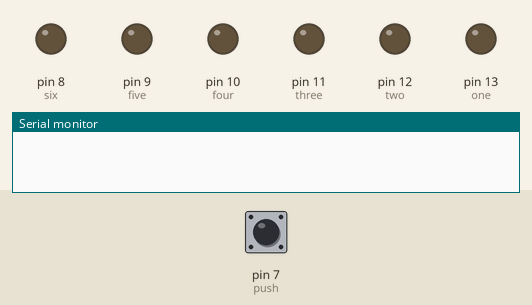
Bench run of a sketch on a simulated Arduino Uno, built with avr-gcc and run on an emulated ATmega328P. Shown: output pins drawn as LEDs (lit = HIGH), the last lines printed to the serial monitor. The test bench sets the inputs (shaded band); at power-on: pin 7 (push) LOW. Random numbers use the default seed unless the sketch sets one.

Above: at 1.2 s.
1.3 s: pin 7 (push) pulled HIGH for 3.2 s
At 5.5 s:
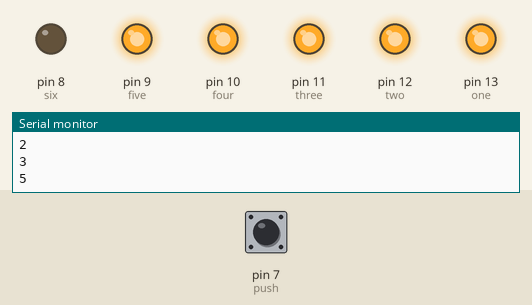
6.0 s: pin 7 (push) pulled HIGH for 0.15 s
At 6.8 s:
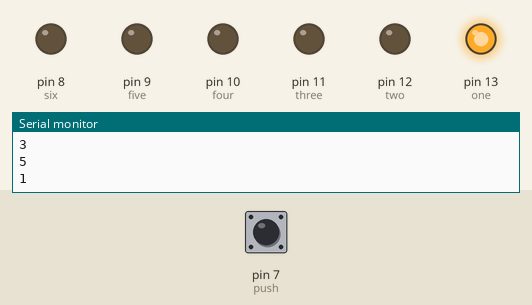
7.6 s: pin 7 (push) pulled HIGH for 3.2 s
At 10.7 s:
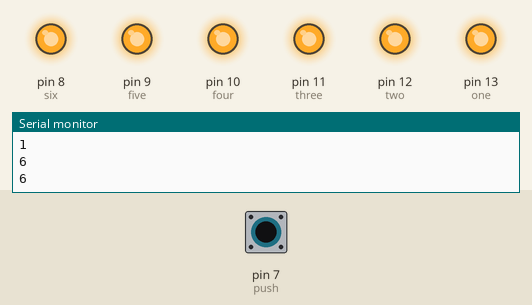
12.3 s: pin 7 (push) pulled HIGH for 3.2 s
At 16.2 s:
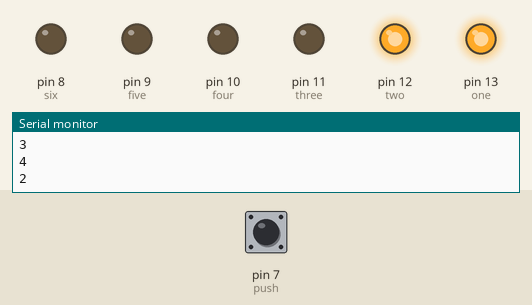
17.0 s: pin 7 (push) pulled HIGH for 1 s
At 17.5 s:
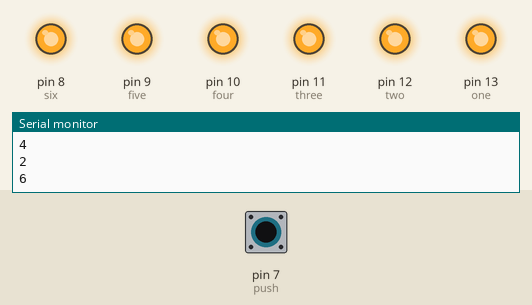
Timing chart, 0 to 20.0 s (numbered marks = the images above; inputs shaded):
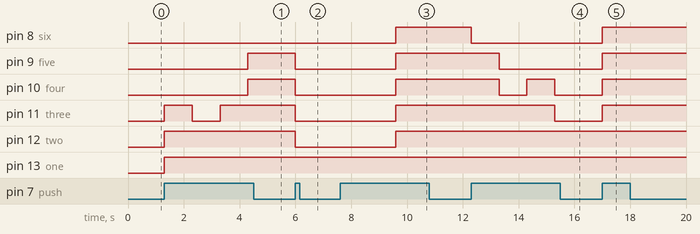

The sketch:

sketch_jun21a_copy_20250621152712.ino
```cpp
int one = 13;
int two = 12;
int three = 11;
int four = 10;
int five = 9;
int six = 8;
int push = 7;

void setup() {
  pinMode(one, OUTPUT);
  pinMode(two, OUTPUT);
  pinMode(three, OUTPUT);
  pinMode(four, OUTPUT);
  pinMode(five, OUTPUT);
  pinMode(six, OUTPUT);
  pinMode(push, INPUT);
  randomSeed(analogRead(A0));
  Serial.begin(9600);
}

void loop() {
  if(digitalRead(push) == HIGH){
      digitalWrite(one, LOW);
      digitalWrite(two, LOW);
      digitalWrite(three, LOW);
      digitalWrite(four, LOW);
      digitalWrite(five, LOW);
      digitalWrite(six, LOW);
    int randnumber = random(1,7);
    Serial.println(randnumber);
    if(randnumber == 1){
      digitalWrite(one, HIGH);
    }
    else if(randnumber == 2){
      digitalWrite(one, HIGH);
      digitalWrite(two, HIGH);
    }
    else if(randnumber == 3){
      digitalWrite(one, HIGH);
      digitalWrite(two, HIGH);
      digitalWrite(three, HIGH);
    }
    else if(randnumber == 4){
      digitalWrite(one, HIGH);
      digitalWrite(two, HIGH);
      digitalWrite(three, HIGH);
      digitalWrite(four, HIGH);
    }
    else if(randnumber == 5){
      digitalWrite(one, HIGH);
      digitalWrite(two, HIGH);
      digitalWrite(three, HIGH);
      digitalWrite(four, HIGH);
      digitalWrite(five, HIGH);
    }
    else {
      digitalWrite(one, HIGH);
      digitalWrite(two, HIGH);
      digitalWrite(three, HIGH);
      digitalWrite(four, HIGH);
      digitalWrite(five, HIGH);
      digitalWrite(six, HIGH);
    }
    delay(1000);
  }
}
```

Measured:
- after the input at 1.3 s, pin 9 (five), pin 10 (four): LOW → HIGH after 3.0 s; pin 11 (three): LOW → HIGH at once, → LOW 1.0 s later, → HIGH 1.0 s later; pin 12 (two), pin 13 (one): LOW → HIGH at once
- after the input at 6.0 s, pin 9 (five), pin 10 (four), pin 11 (three), pin 12 (two): HIGH → LOW at once
- after the input at 7.6 s, pin 8 (six), pin 9 (five), pin 10 (four), pin 11 (three), pin 12 (two): LOW → HIGH after 2.0 s
- after the input at 12.3 s, pin 8 (six): HIGH → LOW at once; pin 9 (five): HIGH → LOW after 1.0 s; pin 10 (four): HIGH → LOW after 1.0 s, → HIGH 1.0 s later, → LOW 1.0 s later; pin 11 (three): HIGH → LOW after 3.0 s
- after the input at 17.0 s, pin 8 (six), pin 9 (five), pin 10 (four), pin 11 (three): LOW → HIGH at once
